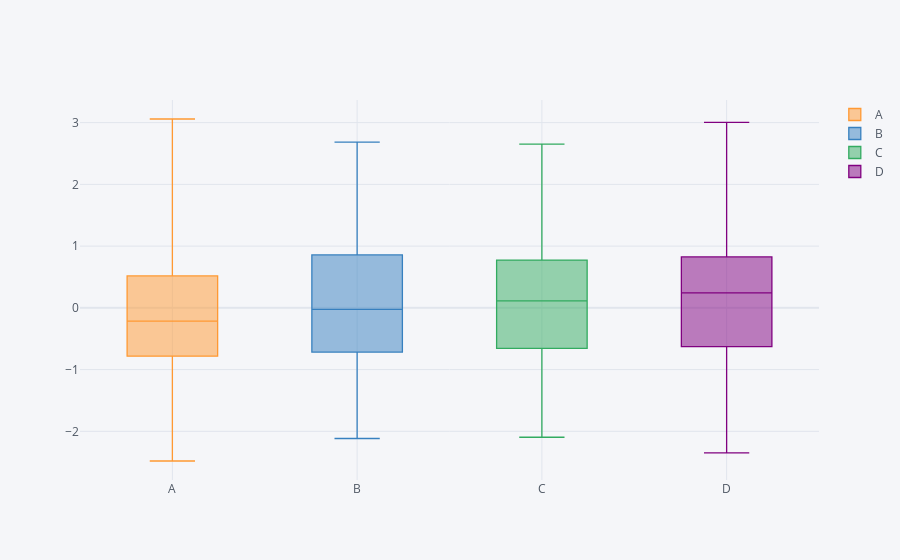

Write notebook code for a chart like this one.
### Markdown cell above
**Box Plot**

### Code cell
df.iplot(kind="box")
